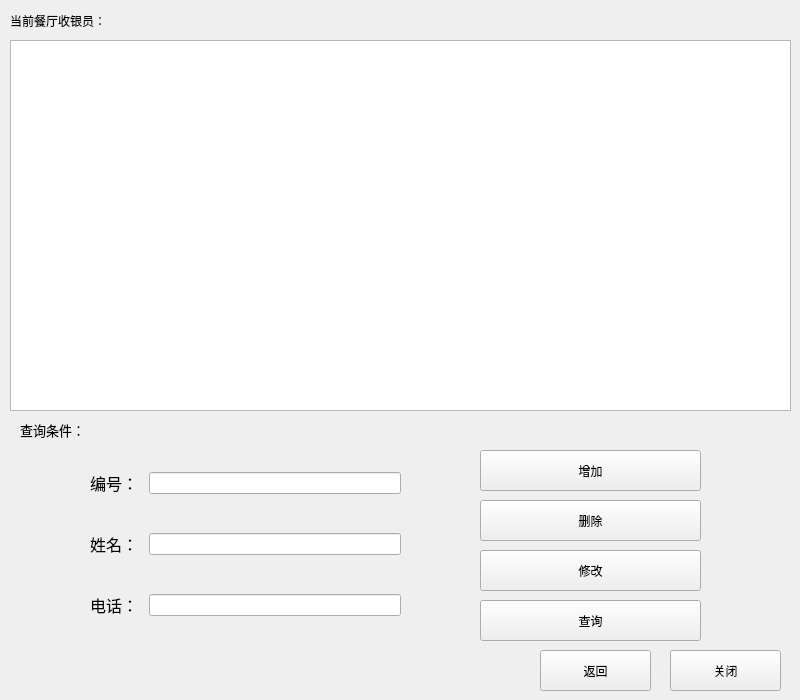
<?xml version="1.0" encoding="UTF-8"?>
<ui version="4.0">
 <class>Cashier_manage</class>
 <widget class="QWidget" name="Cashier_manage">
  <property name="geometry">
   <rect>
    <x>0</x>
    <y>0</y>
    <width>800</width>
    <height>700</height>
   </rect>
  </property>
  <property name="windowTitle">
   <string>收银员管理</string>
  </property>
  <widget class="QLabel" name="label">
   <property name="geometry">
    <rect>
     <x>10</x>
     <y>-20</y>
     <width>251</width>
     <height>81</height>
    </rect>
   </property>
   <property name="styleSheet">
    <string notr="true">font: 12pt &quot;Agency FB&quot;;</string>
   </property>
   <property name="text">
    <string>当前餐厅收银员：</string>
   </property>
  </widget>
  <widget class="QPushButton" name="back">
   <property name="geometry">
    <rect>
     <x>540</x>
     <y>650</y>
     <width>111</width>
     <height>41</height>
    </rect>
   </property>
   <property name="styleSheet">
    <string notr="true">font: 12pt &quot;Agency FB&quot;;</string>
   </property>
   <property name="text">
    <string>返回</string>
   </property>
  </widget>
  <widget class="QPushButton" name="exit">
   <property name="geometry">
    <rect>
     <x>670</x>
     <y>650</y>
     <width>111</width>
     <height>41</height>
    </rect>
   </property>
   <property name="styleSheet">
    <string notr="true">font: 12pt &quot;Agency FB&quot;;</string>
   </property>
   <property name="text">
    <string>关闭</string>
   </property>
  </widget>
  <widget class="QWidget" name="layoutWidget">
   <property name="geometry">
    <rect>
     <x>90</x>
     <y>440</y>
     <width>311</width>
     <height>211</height>
    </rect>
   </property>
   <layout class="QVBoxLayout" name="verticalLayout">
    <item>
     <layout class="QHBoxLayout" name="horizontalLayout">
      <item>
       <widget class="QLabel" name="label_2">
        <property name="text">
         <string>&lt;html&gt;&lt;head/&gt;&lt;body&gt;&lt;p&gt;&lt;span style=&quot; font-size:12pt;&quot;&gt;编号：     &lt;/span&gt;&lt;/p&gt;&lt;/body&gt;&lt;/html&gt;</string>
        </property>
       </widget>
      </item>
      <item>
       <widget class="QLineEdit" name="cashier_id"/>
      </item>
     </layout>
    </item>
    <item>
     <layout class="QHBoxLayout" name="horizontalLayout_2">
      <item>
       <widget class="QLabel" name="label_3">
        <property name="text">
         <string>&lt;html&gt;&lt;head/&gt;&lt;body&gt;&lt;p&gt;&lt;span style=&quot; font-size:12pt;&quot;&gt;姓名： &lt;/span&gt;&lt;/p&gt;&lt;/body&gt;&lt;/html&gt;</string>
        </property>
       </widget>
      </item>
      <item>
       <widget class="QLineEdit" name="cashier_name"/>
      </item>
     </layout>
    </item>
    <item>
     <layout class="QHBoxLayout" name="horizontalLayout_3">
      <item>
       <widget class="QLabel" name="label_4">
        <property name="text">
         <string>&lt;html&gt;&lt;head/&gt;&lt;body&gt;&lt;p&gt;&lt;span style=&quot; font-size:12pt;&quot;&gt;电话： &lt;/span&gt;&lt;/p&gt;&lt;/body&gt;&lt;/html&gt;</string>
        </property>
       </widget>
      </item>
      <item>
       <widget class="QLineEdit" name="cashier_phone"/>
      </item>
     </layout>
    </item>
   </layout>
  </widget>
  <widget class="QTableView" name="cashiertable">
   <property name="geometry">
    <rect>
     <x>10</x>
     <y>40</y>
     <width>781</width>
     <height>371</height>
    </rect>
   </property>
  </widget>
  <widget class="QPushButton" name="Insert_button">
   <property name="geometry">
    <rect>
     <x>480</x>
     <y>450</y>
     <width>221</width>
     <height>41</height>
    </rect>
   </property>
   <property name="styleSheet">
    <string notr="true">font: 12pt &quot;Agency FB&quot;;</string>
   </property>
   <property name="text">
    <string>增加</string>
   </property>
  </widget>
  <widget class="QPushButton" name="Update_button">
   <property name="geometry">
    <rect>
     <x>480</x>
     <y>550</y>
     <width>221</width>
     <height>41</height>
    </rect>
   </property>
   <property name="styleSheet">
    <string notr="true">font: 12pt &quot;Agency FB&quot;;</string>
   </property>
   <property name="text">
    <string>修改</string>
   </property>
  </widget>
  <widget class="QLabel" name="label_7">
   <property name="geometry">
    <rect>
     <x>20</x>
     <y>410</y>
     <width>101</width>
     <height>41</height>
    </rect>
   </property>
   <property name="styleSheet">
    <string notr="true">font: 11pt &quot;Agency FB&quot;;</string>
   </property>
   <property name="text">
    <string>&lt;html&gt;&lt;head/&gt;&lt;body&gt;&lt;p&gt;&lt;span style=&quot; font-size:10pt;&quot;&gt;查询条件：&lt;/span&gt;&lt;/p&gt;&lt;/body&gt;&lt;/html&gt;</string>
   </property>
  </widget>
  <widget class="QPushButton" name="Select_button">
   <property name="geometry">
    <rect>
     <x>480</x>
     <y>600</y>
     <width>221</width>
     <height>41</height>
    </rect>
   </property>
   <property name="styleSheet">
    <string notr="true">font: 12pt &quot;Agency FB&quot;;</string>
   </property>
   <property name="text">
    <string>查询</string>
   </property>
  </widget>
  <widget class="QPushButton" name="Delete_button">
   <property name="geometry">
    <rect>
     <x>480</x>
     <y>500</y>
     <width>221</width>
     <height>41</height>
    </rect>
   </property>
   <property name="styleSheet">
    <string notr="true">font: 12pt &quot;Agency FB&quot;;</string>
   </property>
   <property name="text">
    <string>删除</string>
   </property>
  </widget>
 </widget>
 <resources/>
 <connections/>
</ui>
